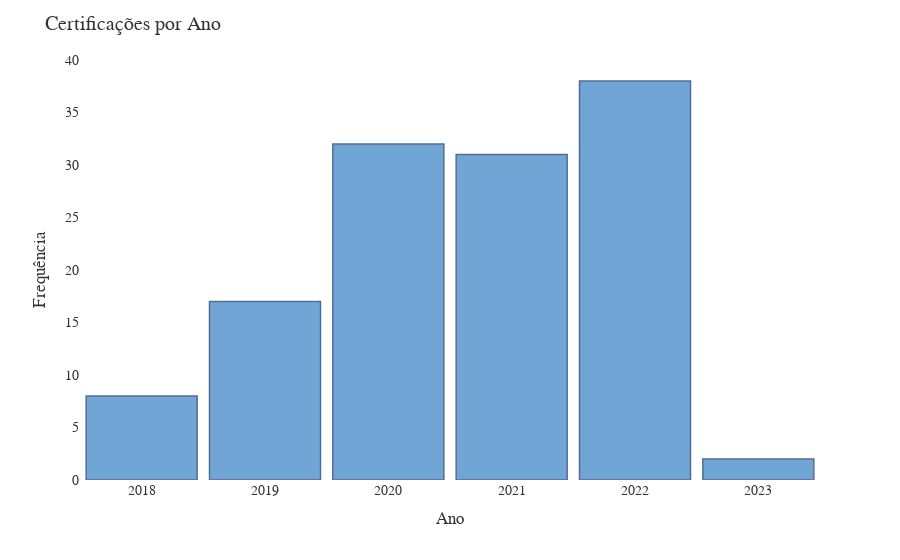

The code cell stored with this chart in its notebook:
### Code cell
# Contar a frequência das categorias
df_count = brazil_database["Year"].value_counts().reset_index()
df_count.columns = ["Year", "Frequência"]

# Criar o gráfico de barras usando o Plotly Express
fig = px.bar(df_count, x="Year", y="Frequência", labels={"Frequência": "Frequência da Year"})

# Personalizar a estética do gráfico
fig.update_traces(marker_color="rgb(53, 128, 196)",  # Cor das barras
                  marker_line_color="rgb(8, 48, 107)",  # Cor das linhas das barras
                  marker_line_width=1.5,  # Espessura das linhas das barras
                  opacity=0.7  # Opacidade das barras
                 )

fig.update_layout(
    title="Certificações por Ano",
    xaxis_title="Ano",
    yaxis_title="Frequência",
    font=dict(
        family="Arial",
        size=14,
        color="rgb(50, 50, 50)"
    ),
    plot_bgcolor="white",  # Cor do fundo do gráfico
    paper_bgcolor="white",  # Cor do fundo do papel (área fora do gráfico)
    bargap=0.1  # Espaçamento entre as barras
)

# Exibir o gráfico
fig.show()

### Figure 1 — Plotly figure (JSON) as saved in the notebook; plotly's stock layout.template omitted (floating-point values rounded to 4 significant figures)
{"data": [{"alignmentgroup": "True", "hovertemplate": "Year=%{x}<br>Frequência da Year=%{y}<extra></extra>", "legendgroup": "", "marker": {"color": "rgb(53, 128, 196)", "line": {"color": "rgb(8, 48, 107)", "width": 1.5}, "pattern": {"shape": ""}}, "name": "", "offsetgroup": "", "opacity": 0.7, "orientation": "v", "showlegend": false, "textposition": "auto", "type": "bar", "x": [2022, 2020, 2021, 2019, 2018, 2023], "xaxis": "x", "y": [38, 32, 31, 17, 8, 2], "yaxis": "y"}], "layout": {"bargap": 0.1, "barmode": "relative", "font": {"color": "rgb(50, 50, 50)", "family": "Arial", "size": 14}, "legend": {"tracegroupgap": 0}, "margin": {"t": 60}, "paper_bgcolor": "white", "plot_bgcolor": "white", "title": {"text": "Certificações por Ano"}, "xaxis": {"anchor": "y", "domain": [0, 1], "title": {"text": "Ano"}}, "yaxis": {"anchor": "x", "domain": [0, 1], "title": {"text": "Frequência"}}}}
